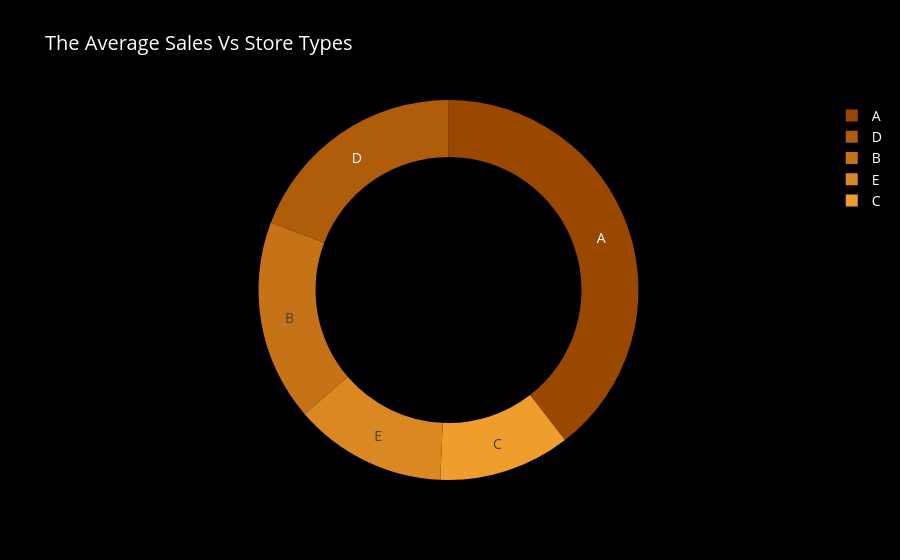

The notebook cell saved with this chart:
### Markdown cell above
### The Average Sales Vs Store Types

### Code cell
df_st_sa = df_train1.groupby('store_type').agg({"sales" : "mean"}).reset_index().sort_values(by='sales', ascending=False)
fig2=go.Figure(data=[go.Pie(values=df_st_sa['sales'], labels=df_st_sa['store_type'], name='Store type',
                     marker=dict(colors=[colors['level1'],colors['level3'],colors['level5'],colors['level7'],colors['level9']]), hole=0.7,
                     hoverinfo='label+percent+value', textinfo='label'
                    )])
fig2.update_layout(title_text='The Average Sales Vs Store Types',paper_bgcolor="#000000",plot_bgcolor='#1f2c56',
                font=dict(
                size=14,
                color='white'))
fig2.update_yaxes(showgrid=False, categoryorder='total ascending')

### Figure 1 — Plotly figure (JSON) as saved in the notebook; plotly's stock layout.template omitted (floating-point values rounded to 4 significant figures)
{"data": [{"hole": 0.7, "hoverinfo": "label+percent+value", "labels": ["A", "D", "B", "E", "C"], "marker": {"colors": ["#9a4800", "#af5d0b", "#c57316", "#da8821", "#ef9d2c"]}, "name": "Store type", "textinfo": "label", "values": [579.2, 281.9, 250.7, 190.5, 164.2], "type": "pie"}], "layout": {"title": {"text": "The Average Sales Vs Store Types"}, "font": {"size": 14, "color": "white"}, "paper_bgcolor": "#000000", "plot_bgcolor": "#1f2c56", "yaxis": {"showgrid": false, "categoryorder": "total ascending"}}}
